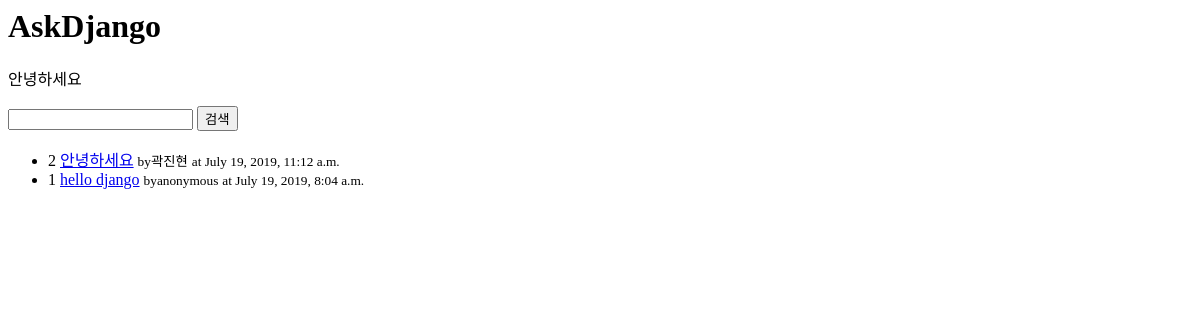
The page /blog/ on the database as committed earlier.
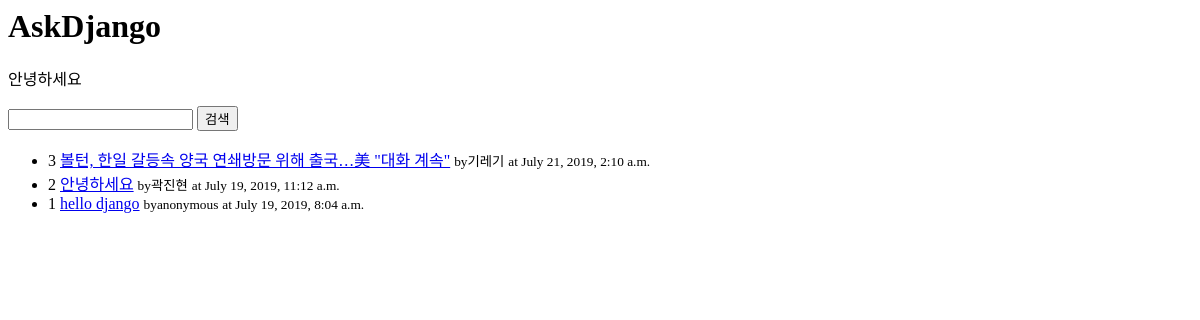
The same page on the database as committed later.
### blog/models.py (models this page shows, shortened)
class Post(models.Model):
    STATUS_CHOICES = (
        ('d', 'Draft'),
        ('p', 'Published'),
        ('w', 'Withdrawn'),
    )
    author = models.CharField(max_length=20, verbose_name='작성자')
    title = models.CharField(max_length=100, verbose_name='제목',
        help_text='포스팅 제목을 입력해주세요. 최대 100자 내외.') #길이 제한 있는 문자열
    content = models.TextField(verbose_name='내용') #길이 제한 없는 문자열
    tags = models.CharField(max_length=100, blank=True)
    lnglat = models.CharField(max_length=50, blank=True, help_text='경도/위도 포맷으로 입력',
        validators=[lnglat_validator],
        )
    status = models.CharField(max_length=1, choices=STATUS_CHOICES)
    tag_set = models.ManyToManyField('Tag') #같은 app내에 있는 클래스를 지정할때 클래스가 뒤에서 지정되어도 ''으로 지정가능
    created_at = models.DateTimeField(auto_now_add=True)
    updated_at = models.DateTimeField(auto_now=True)
    class Meta:
        ordering = ['-id']

### blog/views.py (the view)
# urls.py: path('', views.post_list, name='post_list'),
def post_list(request):
    qs = Post.objects.all()
    q = request.GET.get('q', '') #q가 있으면 가져오고 없으면 빈 문자열
    if q:
        qs = qs.filter(title__icontains=q)
    return render(request, 'blog/post_list.html',{
        'post_list':qs
    })

### blog/templates/blog/post_list.html (shortened to what this page needs)
<head>
</head>
<body>
<h1>AskDjango</h1>
<p>
    안녕하세요
</p>
<form action="" method="get">
    <input type="text" name="q"  value="{{q}}" />
    <input type="submit" value="검색" />
</form>
<ul>
    {% for post in post_list %}
        <li>
            {{post.id}}
            <a href="/blog/{{ post.id }}/">{{post.title}}</a>
            <small>by{{post.author}}</small>
            <small>at {{post.updated_at}}</small>
        </li>
    {% endfor %}
</ul>
</body>

Rows that differ between the two databases and show on the page:
added Post: id "3", title "볼턴, 한일 갈등속 양국 연쇄방문 위해 출국…美 \"대화 계속\"", author "기레기", updated_at "July 21, 2019, 2:10 a.m."
